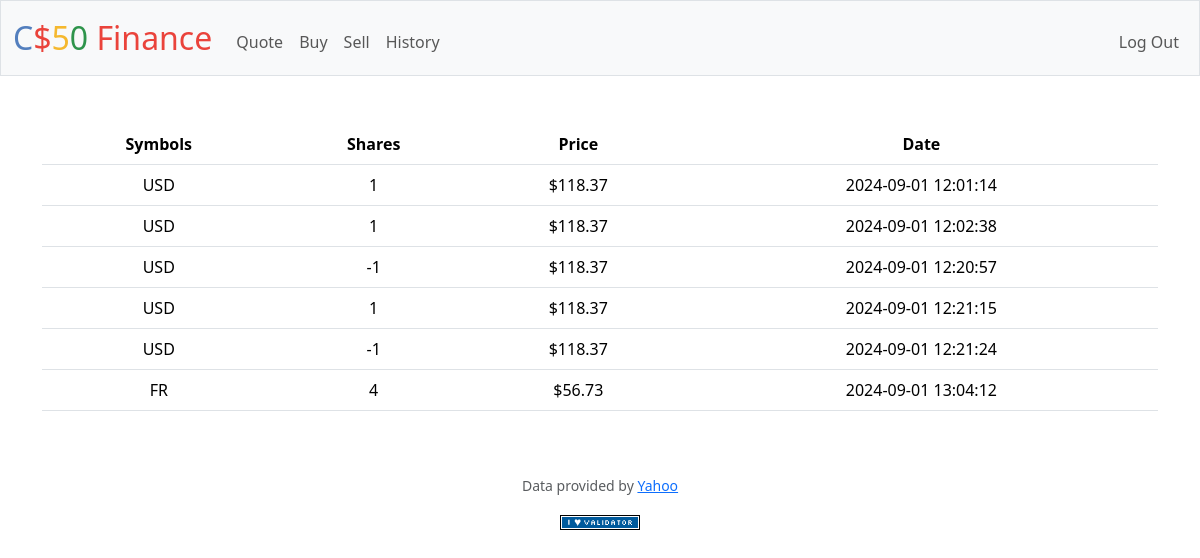
Screenshot of /history (signed in) with the database file from the repository.
### tables this page shows
CREATE TABLE purchases (
    id INTEGER PRIMARY KEY AUTOINCREMENT NOT NULL, 
    username TEXT NOT NULL, 
    symbol TEXT NOT NULL, 
    shares INTEGER NOT NULL, 
    price NUMERIC NOT NULL, 
    transacted DATETIME NOT NULL DEFAULT CURRENT_TIMESTAMP
);

### app.py (the view)
@app.route("/history")
@login_required
def history():
    user_id = session["user_id"]
    user = db.execute(
        "SELECT username FROM users WHERE id = ?", (user_id,))
    if not user:
        return apology("USER NOT FOUND")
    username = user[0]["username"]
    transactions_db = db.execute(
        "SELECT * FROM purchases WHERE username = ?", username)
    print(transactions_db)
    return render_template("history.html", purchases=transactions_db)

### app.py (called while the page is built)
@app.after_request
def after_request(response):
    response.headers["Cache-Control"] = "no-cache, no-store, must-revalidate"
    response.headers["Expires"] = 0
    response.headers["Pragma"] = "no-cache"
    return response

### helpers.py (called while the page is built)
def login_required(f):
    @wraps(f)
    def decorated_function(*args, **kwargs):
        if session.get("user_id") is None:
            return redirect("/login")
        return f(*args, **kwargs)
    return decorated_function

### templates/history.html (shortened to what this page needs)
{% extends "layout.html" %}
{% block main %}
    <table class="table">
        <thead>
            <tr>
                <th scope="col">Symbols</th>
                <th scope="col">Shares</th>
                <th scope="col">Price</th>
                <th scope="col">Date</th>
            </tr>
        </thead>
        <tbody>
            {% for row in purchases %}
                <tr>
                    <td>{{ row["symbol"] }}</td>
                    <td>{{ row["shares"] }}</td>
                    <td>${{ "{:.2f}".format(row["price"]) }}</td>
                    <td>{{ row["transacted"] }}</td>
                </tr>
            {% endfor %}
        </tbody>
    </table>
{% endblock %}

### templates/layout.html (shortened to what this page needs)
<!DOCTYPE html>
<html lang="en">
    <head>
        <link href="https://cdn.jsdelivr.net/npm/bootstrap@5.3.3/dist/css/bootstrap.min.css" rel="stylesheet">
        <link href="/static/styles.css" rel="stylesheet">
    </head>
    <body>
        <nav class="bg-light border navbar navbar-expand-md navbar-light">
            <div class="container-fluid">
                <a class="navbar-brand" href="/"><span class="blue">C</span><span class="red">$</span><span class="yellow">5</span><span class="green">0</span> <span class="red">Finance</span></a>
                <div class="collapse navbar-collapse" id="navbar">
                    {% if session["user_id"] %}
                        <ul class="navbar-nav me-auto mt-2">
                            <li class="nav-item"><a class="nav-link" href="/quote">Quote</a></li>
                            <li class="nav-item"><a class="nav-link" href="/buy">Buy</a></li>
                            <li class="nav-item"><a class="nav-link" href="/sell">Sell</a></li>
                            <li class="nav-item"><a class="nav-link" href="/history">History</a></li>
                        </ul>
                        <ul class="navbar-nav ms-auto mt-2">
                            <li class="nav-item"><a class="nav-link" href="/logout">Log Out</a></li>
                        </ul>
                    {% else %}
                        <ul class="navbar-nav ms-auto mt-2">
                            <li class="nav-item"><a class="nav-link" href="/register">Register</a></li>
                            <li class="nav-item"><a class="nav-link" href="/login">Log In</a></li>
                        </ul>
                    {% endif %}
                </div>
            </div>
        </nav>
        <main class="container py-5 text-center">
            {% block main %}{% endblock %}
        </main>
        <footer class="mb-5">
            <p class="mb-3 small text-center text-muted">
                Data provided by <a href="https://finance.yahoo.com/">Yahoo</a>
            </p>
            <form action="https://validator.w3.org/check" class="text-center" enctype="multipart/form-data" method="post" target="_blank">
                <input alt="Validate" src="/static/I_heart_validator.png" type="image">
            </form>
        </footer>
    </body>
</html>

### static/styles.css (style rules this page uses)
nav .navbar-brand { font-size: xx-large; }
nav .navbar-brand .blue { color: #537fbe; }
nav .navbar-brand .red { color: #ea433b; }
nav .navbar-brand .yellow { color: #f5b82e; }
nav .navbar-brand .green { color: #2e944b; }

### rows the page displays
purchases: symbol "USD", shares "1", price "118.37", transacted "2024-09-01 12:01:14"
purchases: symbol "USD", shares "1", price "118.37", transacted "2024-09-01 12:02:38"
purchases: symbol "USD", shares "-1", price "118.37", transacted "2024-09-01 12:20:57"
purchases: symbol "USD", shares "1", price "118.37", transacted "2024-09-01 12:21:15"
purchases: symbol "USD", shares "-1", price "118.37", transacted "2024-09-01 12:21:24"
purchases: symbol "FR", shares "4", price "56.73", transacted "2024-09-01 13:04:12"
